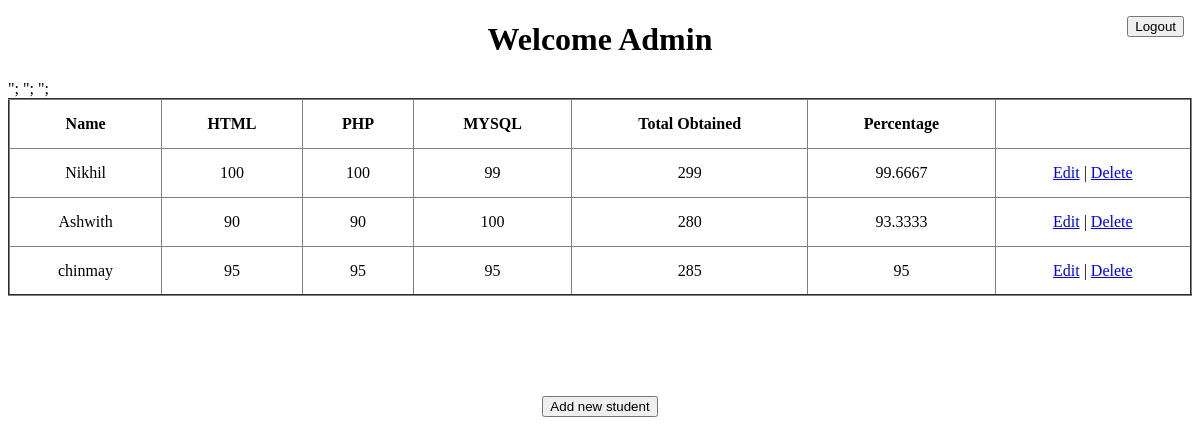
/adminhome.php, run on an earlier commit of the app's database.
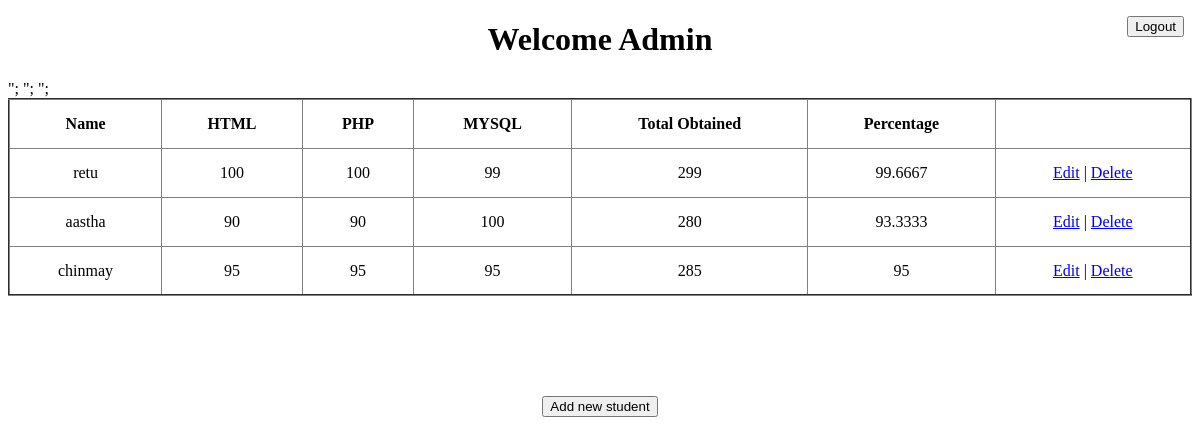
And on a later commit of the database.
### tables this page shows
CREATE TABLE `marks` (
  `id` int(11) NOT NULL,
  `student_id` int(11) NOT NULL,
  `sub1` int(11) DEFAULT NULL,
  `sub2` int(11) DEFAULT NULL,
  `sub3` int(11) DEFAULT NULL,
  `totalobtained` int(11) DEFAULT NULL,
  `percentage` float DEFAULT NULL
);

CREATE TABLE `students` (
  `id` int(11) NOT NULL,
  `name` varchar(128) NOT NULL,
  `email` varchar(128) NOT NULL,
  `password` varchar(128) NOT NULL
);

### adminhome.php (the view, shortened to what this page needs)
<?php
  require ("connect.php");
  $select = "Select student_id,name,sub1,sub2,sub3,totalobtained,percentage FROM marks,students where students.id=marks.student_id";
  $result = mysqli_query($conn, $select);
?>
<!DOCTYPE html>
<html lang="en">
<head>
</head>
<body>
    <h1>Welcome Admin</h1>
    <table border="2" cellpadding="15"   style="width: 100%; border-collapse: collapse; margin:0 auto">
      <thead>
        <tr>
          <th>Name</th>
          <th>HTML</th>
          <th>PHP</th>
          <th>MYSQL</th>
          <th>Total Obtained</th>
          <th>Percentage</th>
        </tr>
      </thead>
      <tbody>
        <tr>
        <?php
                while($row = mysqli_fetch_assoc($result)){?>
                <tr>
                    <td><?php echo $row['name']?></td>
                    <td><?php echo $row['sub1']; ?></td>
                    <td><?php echo $row['sub2']?></td>
                    <td><?php echo $row['sub3']; ?></td>
                    <td><?php echo $row['totalobtained'];?></td>
                    <td><?php echo $row['percentage']; ?></td>
                    <?php $student_id=$row['student_id'] ?>
                    <td><a href="edit.php?_id=<?php echo $student_id ?>">Edit</a> | <a href="delete.php?_id=<?php echo $student_id ?>">Delete</a></td>";
                <tr>
                <?php } ?>
        </tr>
      </tbody>
    </table>
    <div style="padding: 100px;">
    <a href="addstudent.php"><button>Add new student</button></a>
    </div>
    <a style="position:absolute; top:1em ;right:1em;" href="logout.php"><button>Logout</button></a>
</body>
</html>

### adminhome.php (style rules this page uses)
td,h1,div { text-align: center; }

What changed in the data, as far as the page shows it:
changed through a linked row, marks: student.name "Nikhil" → "retu"
changed through a linked row, marks: student.name "Ashwith" → "aastha"
